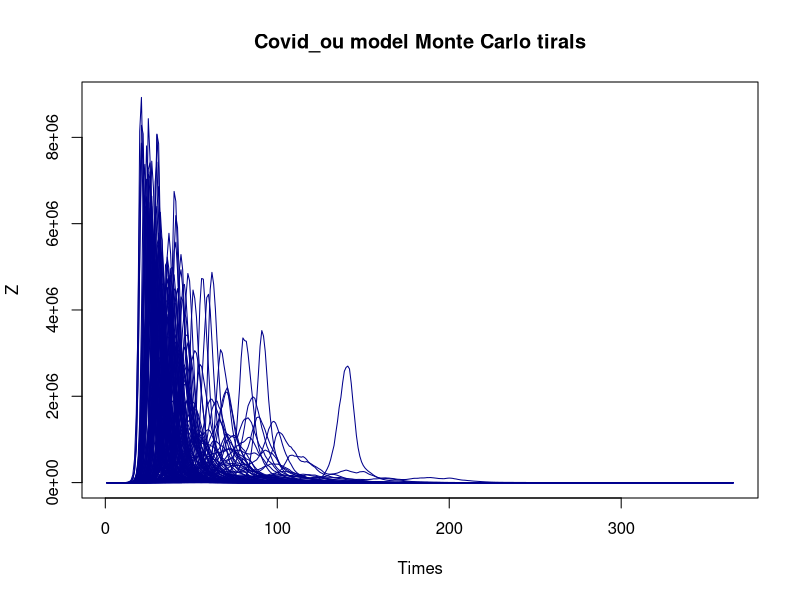
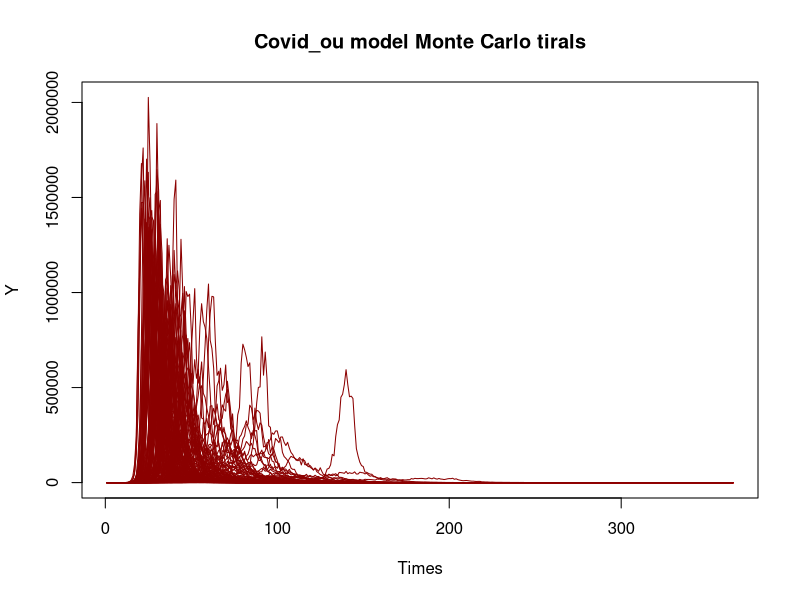
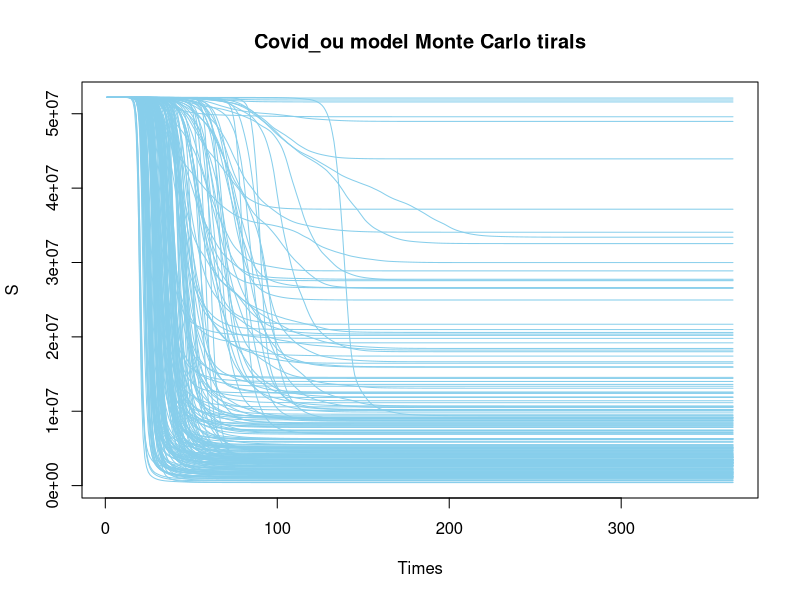
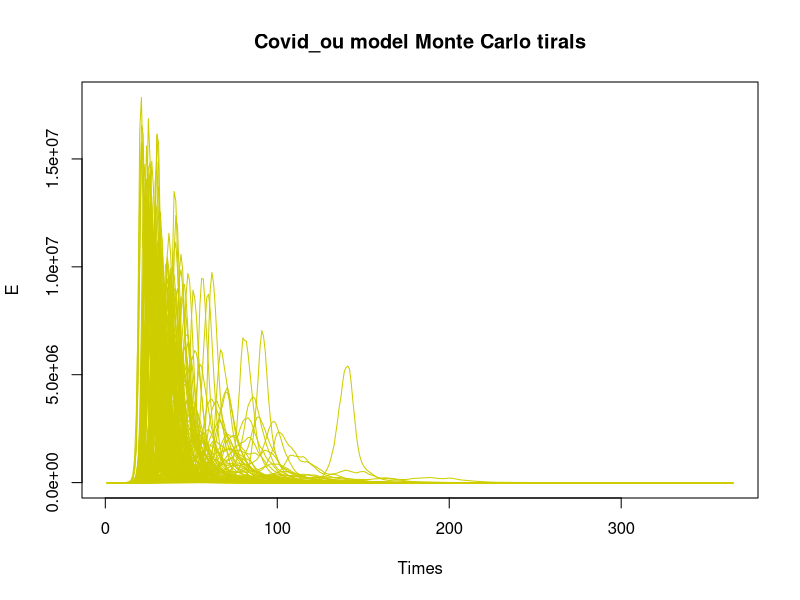
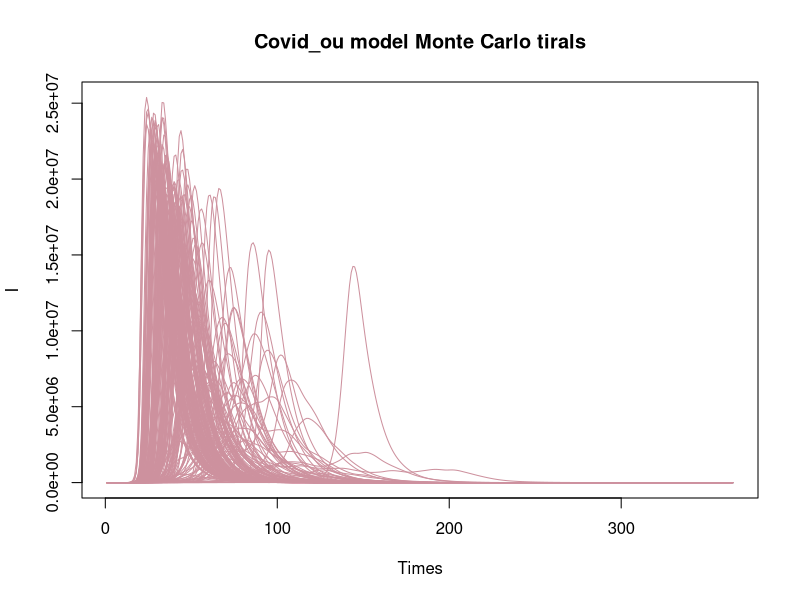
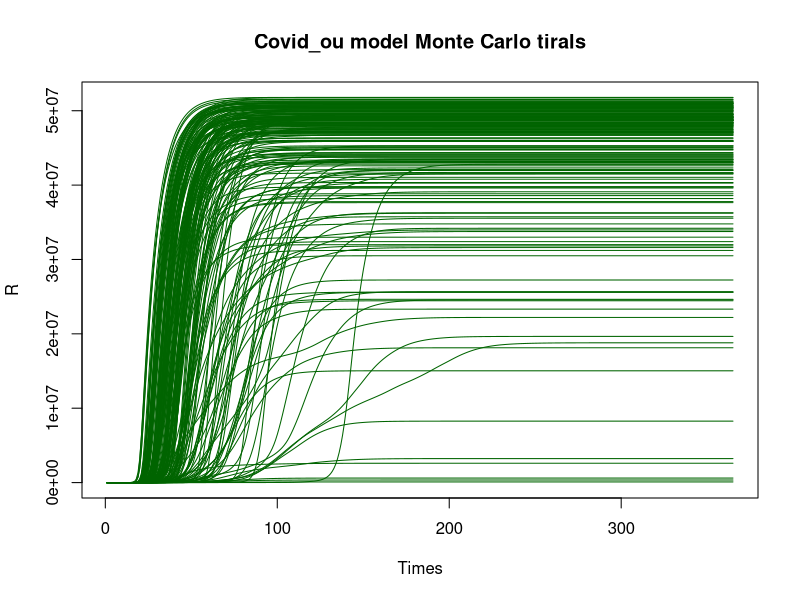
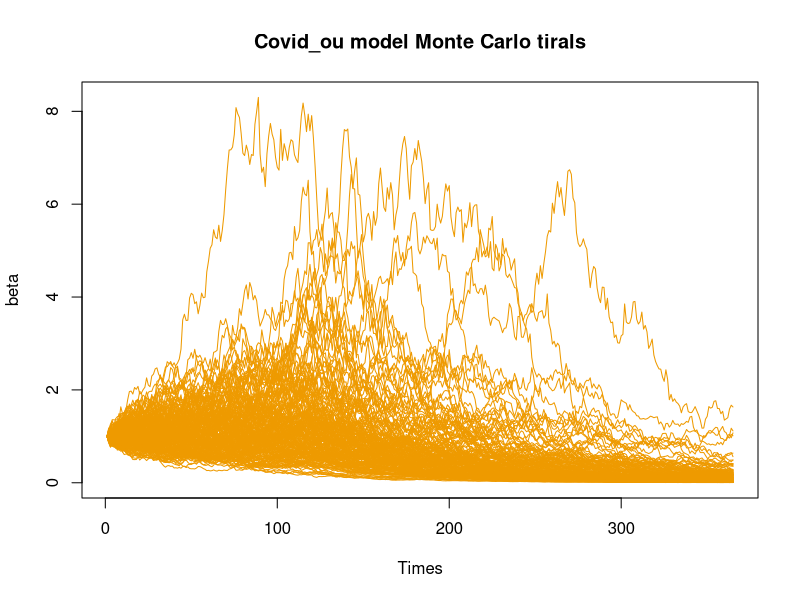
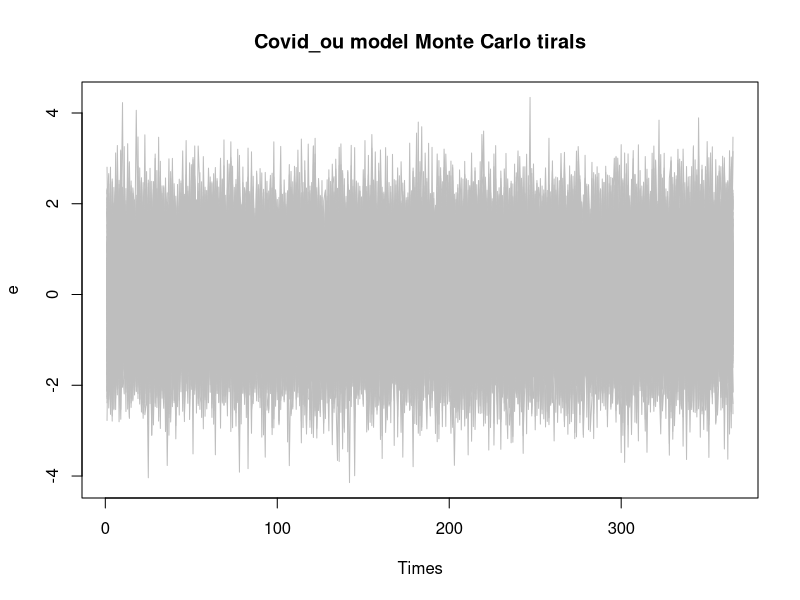

These figures' R source, in order:
## ---- chunk 1
knitr::opts_chunk$set(echo = TRUE)
## ---- chunk 2

rm(list=ls())
require(deSolve)


#Simulate an O-U Process
ornstein_uhlenbeck <- function(n,theta,sigma,x0,lens,mu,e){
  dt <- 1
  x<-vector(length=lens)
  for (i in 1:n) {
    if (i==1){x[i]=x0}
    else{
      x[i]  <-  x[i-1] + theta*(mu[i]-x[i])*dt + sigma*e[i]}
  }
  
  return(x);
}



gen_ode_model <- function(rep_time = 200, ori_seed = 2023, tims = 365, 
                          n = 52196381, pars = c(k=2, gamma=9),
                          ini_state = c(t=1,S=N-1, E=1, I=0, R=0),
                          tau = 0.1){
  
  times = 1:tims
  N = n
  
  mu = vector(length=tims) 
  for (t in 1:tims) {
    if (t <= 120){
      mu[t]=-0.02      }                    #No lock-down policy
    else {mu[t]=-0.2-0.02 }                 #Lock-down policy
  }
  mu = ts(mu)
  
  Zs = setNames(data.frame(matrix(NA, nrow = tims, ncol = rep_time)), paste0("Z", 1:rep_time))
  Ys = setNames(Zs, paste0("Y", 1:rep_time))
  dSs = setNames(Zs, paste0("dS", 1:rep_time))
  dEs = setNames(Zs, paste0("dE", 1:rep_time))
  dIs = setNames(Zs, paste0("dI", 1:rep_time))
  dRs = setNames(Zs, paste0("dR", 1:rep_time)) 
  
  # add x and e data,frame
  
  xs = setNames(Zs, paste0("x", 1:rep_time))
  es = setNames(Zs, paste0("e", 1:rep_time))
  
  
  params = pars   
  initial_state = ini_state
  tau1 = tau
  
  #Main ODE Model
  Covid_OU <- function(time, current_state, params){
    
    with(as.list(c(current_state, params)),{
      
      # N <- S+E+I+R
      dt <- 1
      dS <- -exp(x[t])*S*(E+0.1*I)/N
      dE <- exp(x[t])*S*(E+0.1*I)/N - E*(1/k+1/gamma)
      dI <- E/k-I*(1/gamma+0.0087)
      dR <- (I+E)/gamma+0.0087*I
      
      return(list(c( dt, dS, dE, dI, dR)))
    })
  }
  
  ## rep 200 times 
  for (rep_i in 1:rep_time) {
    set.seed(ori_seed + 1000*rep_i)
    
    e = rnorm(n = length(times) , sd = 1)
    
    x = ornstein_uhlenbeck(tims, 0.05, sqrt(0.004), 0, tims,mu,e)
    
    
    model4 = ode(initial_state, times, Covid_OU, params)
    
    Z1 = model4[,4]/2
    
    Y1 = vector(length = tims)
    
    for (i in 1:tims){
      Y1[i] = rlnorm(1,log(Z1[i]/5),tau1)
    }
    
    dSi = model4[,3]
    dEi = model4[,4]
    dIi = model4[,5]
    dRi = model4[,6]
    
    
    Zs[, rep_i] = Z1
    Ys[, rep_i] = Y1
    dSs[, rep_i] = dSi
    dEs[, rep_i] = dEi
    dIs[, rep_i] = dIi
    dRs[, rep_i] = dRi
    
    ## add xi and ei to the data.frame
    xs[, rep_i] = x
    es[, rep_i] = e
    
  }
  
  # output
  return(list(    
    Z = Zs,
    Y = Ys,
    dS = dSs,
    dE = dEs,
    dI = dIs,
    dR = dRs,
    x = xs,
    e = es))
}


ode_example <- gen_ode_model(200)

## for z

zs = ncol(ode_example$Z)

for (i in 1:zs) {
  if (i == 1){
    plot(ode_example$Z[,1], col="darkblue", type = "l", 
         ylim = c(0, max(ode_example$Z)),
         xlab = 'Times', ylab = 'Z',main="Covid_ou model Monte Carlo tirals")
    }
  else{
    lines(ode_example$Z[,i], col="darkblue")
  }
}

## for y

ys = ncol(ode_example$Y)

for (i in 1:ys) {
  if (i == 1){
    plot(ode_example$Y[,1], col="darkred", type = "l", 
         ylim = c( min(ode_example$Y), max(ode_example$Y)),
         xlab = 'Times', ylab = 'Y',main="Covid_ou model Monte Carlo tirals")
  }
  else{
    lines(ode_example$Y[,i], col="darkred")
  }
}

## for s

ss = ncol(ode_example$dS)

for (i in 1:ss) {
  if (i == 1){
    plot(ode_example$dS[,1], col="skyblue", type = "l", 
         ylim = c(min(ode_example$dS), max(ode_example$dS)),
         xlab = 'Times', ylab = 'S',main="Covid_ou model Monte Carlo tirals")
  }
  else{
    lines(ode_example$dS[,i], col="skyblue")
  }
}


## for e

es = ncol(ode_example$dE)

for (i in 1:es) {
  if (i == 1){
    plot(ode_example$dE[,1], col="yellow3", type = "l", 
         ylim = c(min(ode_example$dE), max(ode_example$dE)),
         xlab = 'Times', ylab = 'E',main="Covid_ou model Monte Carlo tirals")
  }
  else{
    lines(ode_example$dE[,i], col="yellow3")
  }
}


## for i

is = ncol(ode_example$dI)

for (i in 1:is) {
  if (i == 1){
    plot(ode_example$dI[,1], col="pink3", type = "l", 
         ylim = c(min(ode_example$dI), max(ode_example$dI)),
         xlab = 'Times', ylab = 'I',main="Covid_ou model Monte Carlo tirals")
  }
  else{
    lines(ode_example$dI[,i], col="pink3")
  }
}


## for R

rs = ncol(ode_example$dR)

for (i in 1:rs) {
  if (i == 1){
    plot(ode_example$dR[,1], col="darkgreen", type = "l", 
         ylim = c(min(ode_example$dR), max(ode_example$dR)),
         xlab = 'Times', ylab = 'R',main="Covid_ou model Monte Carlo tirals")
  }
  else{
    lines(ode_example$dR[,i], col="darkgreen")
  }
}



############### add plot of x and e

## for x
## for beta
xs = ncol(ode_example$x)

for (i in 1:xs) {
  if (i == 1){
    plot(exp(ode_example$x[,1]), col="orange2", type = "l", 
         ylim = c(min(exp(ode_example$x)), max(exp(ode_example$x))),
         xlab = 'Times', ylab = 'beta',main="Covid_ou model Monte Carlo tirals")
  }
  else{
    lines(exp(ode_example$x[,i]), col="orange2")
  }
}


## for e

es = ncol(ode_example$e)

for (i in 1:es) {
  if (i == 1){
    plot(ode_example$e[,1], col="grey", type = "l", 
         ylim = c(min(ode_example$e), max(ode_example$e)),
         xlab = 'Times', ylab = 'e',main="Covid_ou model Monte Carlo tirals")
  }
  else{
    lines(ode_example$e[,i], col="grey")
  }
}


## for all

## for s


lims = c(0, max(max(ode_example$dS), max(ode_example$dE), 
           max(ode_example$dI), max(ode_example$dR)))

ss = ncol(ode_example$dS)

for (i in 1:ss) {
  if (i == 1){
    plot(ode_example$dS[,1], col="skyblue", type = "l", 
         ylim = lims,
         xlab = 'Times', ylab = 'S')
  }
  else{
    lines(ode_example$dS[,i], col="skyblue")
  }
  lines(ode_example$dE[,i], col="yellow")
  lines(ode_example$dI[,i], col="pink")
  lines(ode_example$dR[,i], col="green")
}
